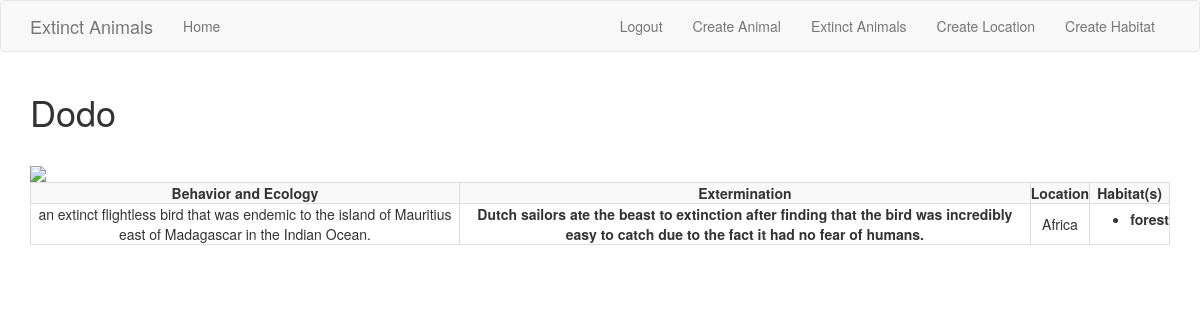
Page /animal/Dodo (signed in) on the committed database.
### app/models.py (models this page shows, shortened)
class Animal(db.Model):
    id = db.Column(db.Integer, primary_key=True)
    name = db.Column(db.String(64), index=True, unique=True)
    bio = db.Column(db.String(120), index=True, unique=True)
    extinction = db.Column(db.String(120), index=True, unique=True)
    year = db.Column(db.Integer)
    children = db.relationship("AnimalToHabitat", back_populates="parent")

class Location(db.Model):
    id = db.Column(db.Integer, primary_key=True)
    continent = db.Column(db.String(64), index=True, unique=True)
    habitats = db.relationship('Habitat', backref='hab', lazy='dynamic')

class Habitat(db.Model):
    id = db.Column(db.Integer, primary_key=True)
    name = db.Column(db.String(64), index=True, unique=True)
    climate = db.Column(db.String(64), index=True, unique=True)
    food = db.Column(db.String(64), index=True, unique=True)
    locationID = db.Column(db.Integer, db.ForeignKey('location.id'))
    parents = db.relationship("AnimalToHabitat", back_populates="child")

### app/routes.py (the view)
@app.route('/animal/<name>')
@login_required
def animal(name):
   form = AnimalForm()
   a = Animal.query.filter_by(name=name).first()
   p= AnimalToHabitat.query.filter_by(animalID=a.id).first()
   if p is None:
       h=""
       l=""
       loc=l
   else:
       h=Habitat.query.filter_by(id=p.habitatID).first()
       l=Location.query.filter_by(id=h.id).first()
       if l is None:
           a = Animal.query.filter_by(name=name).first()
           p = AnimalToHabitat.query.filter_by(animalID=a.id).first()
           h = Habitat.query.filter_by(id=p.habitatID).first()
           l = Location.query.filter_by(id=h.locationID).first()
           loc = l.continent
       else:
           loc = l.continent
   pp = AnimalToHabitat.query.filter_by(animalID=a.id).all()
   habitats = {'username': 'sonya'}
   all_animals = Habitat.query.all()
   posts = list()
   for hh in pp:
       posts.append({'animals': {'username': Habitat.query.filter_by(id=hh.habitatID).first()},
                     })
   if form.validate_on_submit():
       title = form.username.data
   else:
       title = a.name
   if form.validate_on_submit():
       flash('Animal was created {}'.format(
           form.username.data))
   if form.validate_on_submit():
       picture = 'https://myelitedetail.us/images/drawn-animal-extinct-animal/drawn-animal-extinct-animal-20.jpg'
   else:
       picture = "https://upload.wikimedia.org/wikipedia/commons/thumb/1/12/" \
                 "Zanzibar_Leopard_2.JPG/800px-Zanzibar_Leopard_2.JPG"
   if form.validate_on_submit():
       bio = form.animalBio.data
   else:
       bio = a.bio
   if form.validate_on_submit():
       extermination = form.extermination.data
   else:
       extermination = a.extinction
       hab=posts
   return render_template("animal.html", b=bio, e=extermination, p=picture, t=title,h=hab,l=loc,animals=all_animals,posts=posts)

### app/models.py (called while the page is built)
@login.user_loader
def load_user(id):
    return User.query.get(int(id))

### app/Templates/animal.html (shortened to what this page needs)
<!DOCTYPE html>
<html lang="en">
{% extends "base.html" %}
{% block app_content %}
<h1>{{t}}</h1>
<br>
<table class="table-bordered table-striped table-hover">
    <thread class="thread-dark">
    <tr>
        <th class="text-center">Behavior and Ecology</th>
        <th class="text-center">Extermination</th>
        <th class="text-center">Location</th>
        <th class="text-center">Habitat(s)</th>
    </tr>
    </thread>
    <tr>
<img src= {{p}}>
<td class="text-center">{{b}}</td>
<th class="text-center">{{e}}</th>
<td class="text-center">{{l}}</td>
  <td class="text-center"><ul>
       {% for post in posts %}
        <li><b>{{ post.animals.username.name }}</b></li>
       {% endfor %}
  </ul></td>
    </tr>
</table>
<br>
{% endblock %}

### rows in the picture
Animal: name "Dodo", bio "an extinct flightless bird that was endemic to the island of Mauritius east of Madagascar in the Indian Ocean.", extinction "Dutch sailors ate the beast to extinction after finding that the bird was incredibly easy to catch due to the fact it had no fear of humans."
Location: continent "Africa"
Habitat: animals.username.name "forest"
